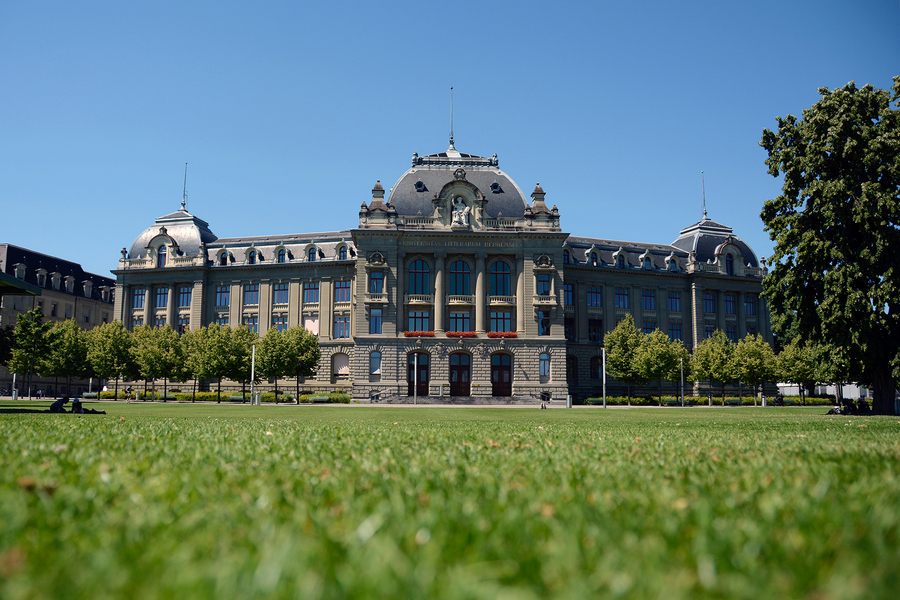
#> input picture 03_Module_3/01_course_material/figures/unibe.jpg, 900 x 600 px, found by its file name
$ jupyter execute --allow-errors Python_key_points_homework_ss.ipynb   (shell and % lines are left out)
#> lines starting #> are read from the running program, lines starting #| are printed output that depends on the picture; long printed decimals are rounded
# Homework: Python for machine learning and Data Analysis
#### Here are listed the most common Python & NumPy methods used in the course, as well as usage examples. This sheet doesn't contain extensive information. Please refer to the documentation for details.

Prepared by Mykhailo Vladymyrov,
Science IT Support, University of Bern, 2023

This work is licensed under <a href="https://creativecommons.org/share-your-work/public-domain/cc0/">CC0</a>.

When solving exercises, try not to use copypastig: by typing you reinforce your brain to learn better.

# 0. List, tuple, set, dict

[cell 1]
# A `tuple` can contain any number of any element and can't be modified
x_coordinates = (0, 1, 2, 3)

#               ^ ---------^ tuple is written in normal brackets

[cell 2]
# To see what any object is, it's a good idea to print it:
print(x_coordinates)

[cell 3]
# or just:
x_coordinates

[cell 4]
# As well as check it's type:
type(x_coordinates)

[cell 5]
# and available methods and properties
dir(x_coordinates)

[cell 6]
# the `__doc__` property often contains useful info
print(x_coordinates.__doc__)

 ---

[cell 7]
# Function len called on any collection — array like object — will return it's length

x_coordinates_length = len(x_coordinates)
print('length of the `x_coordinates` is', x_coordinates_length)

[cell 8]
print('Also it is handy to use so-called f-strings (formatted string): they allow to easily format the output:')
print(f'For example:\n\tlength of the `x_coordinates={x_coordinates}` is {x_coordinates_length}')

#     ^------- f before string marks an f-string

[cell 9]
# `list` is similar to `tuple`, but can be modified:

y_coordinates = [1, 1, 4]

#               ^ ---------^ list is written in square brackets

[cell 10]
# One can loop through elements of a collection:

for x in x_coordinates:
  print (x)

[cell 11]
# Or also obtain the index of the element:

for idx, y in enumerate(y_coordinates):
  print (f'y[{idx}] = {y}')

[cell 12]
# Several collections can be iterated together by zipping them:

for x, y in zip(x_coordinates, y_coordinates):
  print (x, y)

[cell 13]
# Elements of the list can be modified:
print(y_coordinates[0])
y_coordinates[0] = 0
print(y_coordinates[1])
print(y_coordinates)

[cell 14]
# `list` can be created from another collection:

x_coordinates = list(x_coordinates)
print(f'now `x_coordinates` is {type(x_coordinates)}')

[cell 15]
# Elements can be appended to a list


y_coordinates.append(9)
print(y_coordinates)

y_coordinates.append(16)
print(y_coordinates)

y_coordinates.append(25)
print(y_coordinates)

[cell 16]
# Extended with another list:
x_coordinates.extend([4, 5])

[cell 17]
# or added

all_numbers = x_coordinates + y_coordinates
print(all_numbers)

[cell 18]
# `set` - is a collection of unique elements:
unique_numbers = set(all_numbers)
print(unique_numbers)

[cell 19]
# `dictionary` is a collection where the values are assigned to unique keys and can be accessed by the key:

uptime_hours = {'jupyter': 10, 'chrome': 30}

[cell 20]
print(uptime_hours['jupyter'])

[cell 21]
# `list` comprehensions are a quick way to define a list:

y_coordinates = [x**2 for x in x_coordinates]
print(y_coordinates)

[cell 22]
# `set`:
values = {v%7 for v in y_coordinates}
print(values)

[cell 23]
# `dictionary`

x_at_y = {y:x for x, y in zip(x_coordinates, y_coordinates)}
print(x_at_y)
print(x_at_y[25])

# 1. Pyplot

[cell 24]
import matplotlib.pyplot as plt

[cell 25]
x_coordinates = list(range(6))
y_coordinates = [x**2 for x in x_coordinates]

[cell 26]
# Simple plot

plt.plot(x_coordinates, y_coordinates)

[cell 27]
# Scatter plot
plt.scatter(x_coordinates, y_coordinates, marker='x', color='b', s=10)

[cell 28]
# Scatter plot with axes range
plt.scatter(x_coordinates, y_coordinates, marker='x', color='b', s=10)
plt.xlim(0, 10)
plt.ylim(0, 10)

[cell 29]
# Plot with isotropic axes

plt.scatter(x_coordinates, y_coordinates, marker='x', color='b', s=10)

current_axis = plt.gca()
current_axis.set_aspect('equal')

[cell 30]
# Big plot, with details

plt.figure(figsize=(8,8))  # plot size

plt.plot(x_coordinates, y_coordinates)

plt.xlabel('x coordinate')
plt.ylabel('y coordinate')
plt.title('x=y^2')

plt.show()
plt.close()  # It is always a good idea to close the plot to save memory

[cell 31]
# Multiple plots can be combined with subplots:

fig, ax = plt.subplots(nrows=2, ncols=2, figsize=(8, 8))

ax[0][0].scatter(x_coordinates, y_coordinates, marker='x', color='b', s=30)
ax[0][1].scatter(x_coordinates, y_coordinates, marker='o', c=y_coordinates, s=30)

ax[1][0].plot(x_coordinates, y_coordinates)
ax[1][1].scatter(x_coordinates, y_coordinates, marker='^', c=y_coordinates, s=30, cmap=plt.cm.Accent)

plt.show()
plt.close()

[cell 32]
# To make a plot in 3D

fig = plt.figure(figsize=(8,8))
ax = fig.add_subplot(111, projection='3d')
z_coordinates = y_coordinates

ax.scatter3D(x_coordinates, y_coordinates, z_coordinates, marker='x', s=20)

plt.show()
plt.close()

# 1. NumPy

[cell 33]
import numpy as np

[cell 34]
# `numpy` arrays are similar to `list`s mutable containers with much richer functionality

[cell 35]
# Array-like objects can be converted to `numpy` array:
arr = np.array(x_coordinates)
print(arr)

[cell 36]
# Attribute `shape` shows the size of an array.
print(arr.shape)

[cell 37]
# Shape is a `tuple` because an array can have more than one dimension:

arr2d = np.asarray([[1,2,3], [4, 5, 6]])
print(arr2d)
print(arr2d.shape)  # last element of the shape - most inner dimension of the array

[cell 38]
# Multidimensional array can be reshaped to different a shape, preserving the total number of elements and their order

arr2d_r1 = arr2d.reshape((3, 2))
print(arr2d_r1)

[cell 39]
# or turned into 1-d with flatten method:

arr2d_1d = arr2d.flatten()
print(arr2d_1d, arr2d_1d.shape)

[cell 40]
# Slicing of an array:
# start:stop - elements from start (included) till stop (excluded)

print(arr[1:3])

[cell 41]
# Slicing of an array:
# start:stop:step - elements from start (included) till stop (excluded) with stride step

print(arr[1:6:2])

[cell 42]
# Similarly for a multidimensional array:
#
print(arr2d[0:1, 1:3])

[cell 43]
# `:` means take elements along the axis
#
print(arr2d[:, 1:3])

[cell 44]
# To take elements over several sequential axes - use ellipsis (...):
#
print(arr2d[..., 1:3])

[cell 45]
# To generate sequential integers (similar to `range`):
numbers = np.arange(0, 20, 2)
print(numbers)

[cell 46]
# For floating point values

x_coord = np.linspace(start=-1, stop=1, num=5)
print (x_coord)

[cell 47]
# Operations on the numpy arrays can be performed in a pythonic way:

y_coord = 2*x_coord**2 + 3

plt.plot(x_coord, y_coord)
plt.gca().set_aspect('equal')

---

[cell 48]
# To generate uniformly distributed random numbers:
rnd = np.random.uniform(0, 10, size=10)
print(rnd)
print(rnd.shape)

[cell 49]
# or normally distributed, 3D array:
rnd = np.random.normal(loc=0.5, scale=2, size=(3, 4, 5))
print(rnd)
print(rnd.shape)

[cell 50]
# Let's check distribution:
plt.hist(rnd.flatten(), 10);

[cell 51]
# Arrays statistics can be obtained like:
print('array `rnd` mean = ', rnd.mean())
print('array `rnd` standard deviation = ', rnd.std())
print('array `rnd` minimum = ', rnd.min())
print('array `rnd` maximum = ', rnd.max())
print('array `rnd` maximum 40th percentile= ', np.percentile(rnd, 40))

[cell 52]
# To get an element from a 1D array:
print(np.random.choice(arr))

[cell 53]
# or several elements:
mtx = np.random.choice(arr, size=(2,2))
print(mtx)

[cell 54]
# Matrix multiplication
np.dot([1, 2], mtx)  # can be also written as [1, 2]@ mtx

---

[cell 55]
# Sometimes it's needed to obtain a grid of values, given a set of values along each axis,
# e.g. for a grid search or visualization. `meshgrid` does it so


# define set of values along x, y axes
x_coords = np.linspace(0, 4.5, 10)      # 10 values between 0 and 45
y_coords = np.linspace(-10, -5.5, 10)   # 10 values between -10 and -6.5

# create the meshgrid
meshgrid_x, meshgrid_y = np.meshgrid(x_coords, y_coords)
print(meshgrid_x.shape, meshgrid_y.shape)  # all x, y coordinates of the mesh

[cell 56]
print(meshgrid_x)

[cell 57]
print(meshgrid_y)

[cell 58]
# To plot the points created by the meshgrid we need to flatten them:
x_coordinates = meshgrid_x.flatten()
y_coordinates = meshgrid_y.flatten()
index = np.arange(len(x_coordinates))

sc = plt.scatter(x_coordinates, y_coordinates, c=index, cmap=plt.cm.gist_earth)
plt.colorbar(sc, ax=plt.gca())

---

[cell 59]
# Arrays can be concatenated along a specific axis, provided the other dimensions are same

arr_1 = np.zeros(shape=(5, 3, 6))
arr_2 = np.ones(shape=(5, 4, 6))

print(arr_1.shape, arr_2.shape)
print(arr_1)
print(arr_2)

[cell 60]
arr_conc = np.concatenate((arr_1, arr_2), axis=1)

print(arr_conc.shape)

[cell 61]
# stack along new last axis
arr_stack = np.stack((arr_1, arr_2[:, :-1]), axis=-1)

print(arr_stack.shape)

[cell 62]
# Similarly to indexing one element, multiple elements of an array can be obtained
y = np.arange(6)**2
print(y)

print(f'y[2] = {y[2]}')
print(f'y[4] = {y[4]}')
print(f'y[[2,4]] = {y[[2,4]]}')

[cell 63]
# This can be useful to shuffle several arrays of elements coherently:

shuffled_indexes = np.random.permutation(len(y))
y_shuffled = y[shuffled_indexes]
print(f'{y}[{shuffled_indexes}] = {y_shuffled}')

[cell 64]
# Boolean arrays of the same dimensions can be used as masks
mask = [True, False, False, False, False, True]
print(f'{y}[{mask}] = {y[mask]}')

[cell 65]
# This is useful to select a group of elements:
mask_above_2 = y > 2
print(mask_above_2)

mask_less_17 = y <17
print(mask_less_17)

mask = mask_above_2 * mask_less_17  # elementwise `and` operation on Boolean numpy arrays
print(mask)

print('values between 2 and 17:', y[mask])

---

[cell 66]
# To get index of first smallest or largest element use `argmin` and `argmax`:

print(y_shuffled)

ixd_smallest = y_shuffled.argmin()
ixd_largest = y_shuffled.argmax()

print(f'index of smallest element: {ixd_smallest}. {y_shuffled}[{ixd_smallest}] = {y_shuffled[ixd_smallest]}')
print(f'index of largest element: {ixd_largest}. {y_shuffled}[{ixd_largest}] = {y_shuffled[ixd_largest]}')

[cell 67]
# Form a multidimensional array, or if more the one element has to be found - use argwhere:
coords_elements_above_3 = np.argwhere(rnd > 3)
print(coords_elements_above_3)

for i, j, k in coords_elements_above_3:
  print(f'rnd[{i}, {j}, {k}] = {rnd[i, j, k]}')

[cell 68]
# Transposing index groups allows to obtain index arrays for each axis
arr_i, arr_j, arr_k = coords_elements_above_3.T
print(arr_i)
print(arr_j)
print(arr_k)

# 2. Image

[cell 69]
# Loading an image from a file or a URL
from skimage import io

image = io.imread('https://github.com/neworldemancer/DSF5/raw/master/figures/unibe.jpg')
#> image is the input picture: shape (600, 900, 3); mean R, G, B 93.3, 118.7, 110
print(image.shape)
#| (600, 900, 3)

[cell 70]
# Display an image with pyplot
plt.imshow(image);
print(image[0:100,0:100,0:3])
#> (printed output is left out)

[cell 71]
# Any 2D map can be visualized similarly, e.g. a 2D histogram:

values = np.random.multivariate_normal([0, 0], [[1, 0.3],[ 0.3, 0.2]], size=1000)
plt.scatter(*values.T, s=5)

h, bx, by = np.histogram2d(*values.T, bins = 20)
plt.show()

plt.imshow(h, origin='lower')
plt.show()
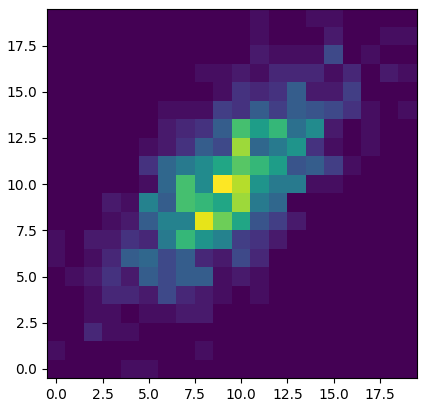
#> figure drawn by matplotlib, 1 panel
#> the sliders are set to 

# 3. Object methods

Methods of objects are called by writing object_name.method_name similarly to how we do for modules:

```xx.yy(smth=value, smth2=v0)```

E.g. `plt.plot` and `np.max` - method of modules `plt` and `np`; `arr_i.max` - method of object `arr_i`.

When you start typing anything in the brackets or press `Shift + Tab` in Colab or Jupyter - a `__doc__` string of the function will be shown. You can see all the parameters, their description, and often examples. Don't even need to google it;)

# 4. Interactive & Animation

[cell 72]
from ipywidgets import interact

#> (a cell that did not finish here is left out)

The function above is called on each parameter update. This means, that if the function takes too long to compute such an approach might be not usable.

Animation serves a similar purpose, but all frames are pre-rendered. It is fast for visualization, but can take long to render all frames, and will have a large memory footprint with many frames.

[cell 74]
from matplotlib import animation
plt.rcParams["animation.html"] = "jshtml"  # for matplotlib 2.1 and above, uses JavaScript

[cell 75]
# cell magic `capture` suppresses output of this cell

f = lambda x, a: a*x+1
x0 = -10
x1 = 10

a = 0
y0 = f(x0, a)
y1 = f(x1, a)

fig = plt.figure()
lines = plt.plot( [x0, x1], [y0, y1])

plt.gca().set_aspect('equal')
plt.xlim(-10, 10)
plt.ylim(-10, 10)
plt.grid(True)


def animate(i):
    a = 0.1 * i
    y0 = f(x0, a)
    y1 = f(x1, a)

    l = lines[0]
    l.set_data([x0, x1], [y0, y1])
    return lines

ani = animation.FuncAnimation(fig, animate, frames=10)
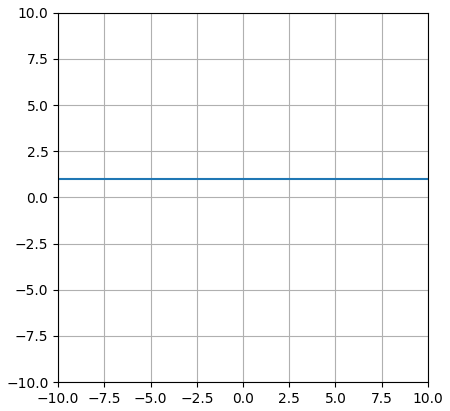
#> figure drawn by matplotlib, 1 panel

[cell 76]
# Show animation
ani

# 5.Exercises:

1. create a list of names and list of ages
2. make a dictionary using dictionary comprehension from these lists

3. convert ages to np.array
4. find biggest values, and it's index

5. download an image from the URL
6. crop any area 100x100 pixels, all channels
7. flatten and plot histogram
8. find the value of the darkest and brightest pixel
9. find the coordinates and channel of the brightest pixel value

10. find all unique pixel values with a set
11. create arrays of x and y coordinates of all pixels with meshgrid
12. make a 3D surface plot of red channel values (z) with plot_surface.

13. find all elements in the green channel smaller than the 30th percentile
14. set corresponding elements in the red channel to 255, show the image

15. make an interactive plot that crops a 100x100 area at coordinates given by a slider

16. make an animation of 13-14 animating the resulting image with percentiles 9,10, ...90, 95

[cell 77]
#exercises 1 -4
names = ['Sebi','Milla','Miachel','Benjamin','Joel']#names
ages = [30,29,31,32,31]#ages

# `dictionary`

#creating a dictionary containg names as keys with agesa asigned vaklues
age_at_name = {name:age for age, name in zip(ages, names)}
print(age_at_name)

#converting ages to a np array
ages_arr = np.array(ages)


idx_max_ages = ages_arr.argmax()# index of max vaklue of ages
max_agess = ages_arr[idx_max_ages]#max vaule, from index returned

print(f'max ages is {max_agess}, at index {idx_max_ages}, {names[idx_max_ages]}')#prints results

[cell 78]
#exercises 5 download an image from the URL

# Loading an image from a file or a URL
from skimage import io

#> (the rest of this cell did not finish here and is left out)

[cell 79]
#cropped image
image_corp = image[400:500,400:500,0:3]
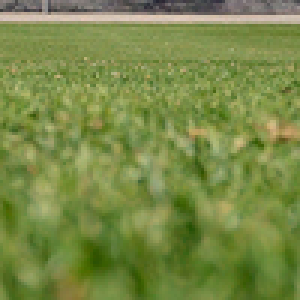
#> image_corp: shape (100, 100, 3) (shown 3 times larger); mean R, G, B 120.9, 137.2, 70.6
print(image_corp.shape)
#| (100, 100, 3)
#print(image_corp)
plt.imshow(image_corp);

[cell 80]
image_Crop_intens = np.sum(image_corp, axis = 2)
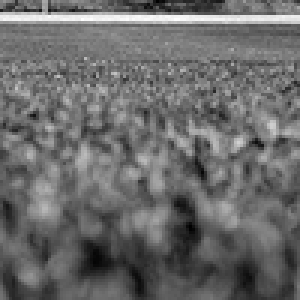
#> image_Crop_intens: shape (100, 100) uint64 (shown 3 times larger); min 117, max 622, mean 328.7; drawn with min black and max white
image_crop_max = image_Crop_intens.max()
#> image_crop_max = 622
image_crop_min = image_Crop_intens.min()
#> image_crop_min = 117

idx_image_min = np.argwhere(image_Crop_intens == image_crop_min)
#> idx_image_min = [[75, 63]]
idx_image_max = np.argwhere(image_Crop_intens == image_crop_max)
#> idx_image_max = [[6, 27]]

print(image_Crop_intens.shape)
#| (100, 100)
print(image_crop_max,image_crop_min)
#| 622 117
print(idx_image_min)
#| [[75 63]]
print(idx_image_max)
#| [[ 6 27]]


print(image_corp[idx_image_min[0,0],idx_image_min[0,1]])
#| [38 79  0]
#> (the rest of this cell did not finish here and is left out)

[cell 81]
plt.hist(image_corp.flatten(),20)
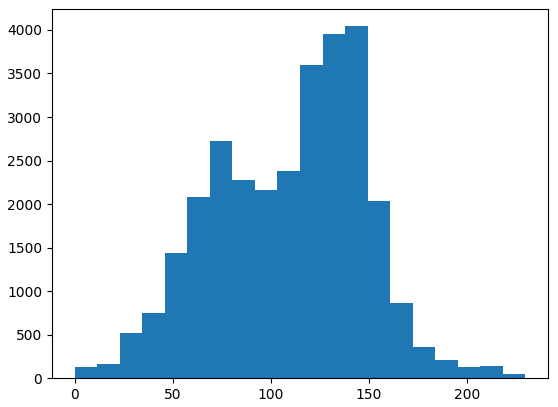
#> figure drawn by matplotlib, 1 panel; tallest bar 4043 high, from x = 138 to 149.5

[cell 82]
# Arrays statistics can be obtained like:
print('array `rnd` mean = ', image_corp.flatten().mean())
#| array `rnd` mean =  109.555
print('array `rnd` standard deviation = ', image_corp.flatten().std())
#| array `rnd` standard deviation =  38.345
print('array `rnd` minimum = ', image_corp.flatten().min())
#| array `rnd` minimum =  0
print('array `rnd` maximum = ', image_corp.flatten().max())
#| array `rnd` maximum =  230
idx_image_min = np.argwhere(image_corp == image_corp.min())
#> idx_image_min = 16 rows, first 8: [69, 2, 2], [75, 63, 2], [84, 31, 2], [85, 31, 2], [86, 29, 2], [86, 30, 2], [86, 31, 2], [87, 29, 2]
idx_image_max = np.argwhere(image_corp == image_corp.max())
#> idx_image_max = [[6, 27, 0]]
print(idx_image_min,idx_image_max)
#> (printed output is left out)

a = idx_image_min[0]
#> a = [69, 2, 2]
b = idx_image_min[1]
#> b = [75, 63, 2]
c = idx_image_max[0]
#> c = [6, 27, 0]

print(image_corp[a[0],a[1],a[2]])
#| 0
print(image_corp[b[0],b[1],b[2]])
#| 0
print(image_corp[c[0],c[1],c[2]])
#| 230

red = image_corp[:,:,0]
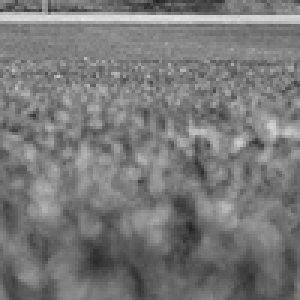
#> red: shape (100, 100) (shown 3 times larger); min 36, max 230, mean 120.9
green = image_corp[:,:,1]
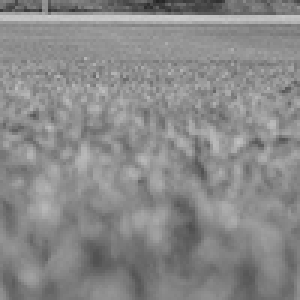
#> green: shape (100, 100) (shown 3 times larger); min 36, max 204, mean 137.2
blue = image_corp[:,:,2]
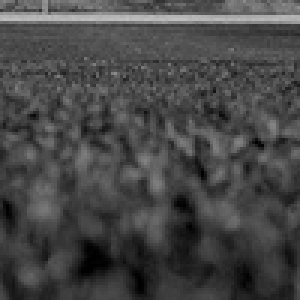
#> blue: shape (100, 100) (shown 3 times larger); min 0, max 192, mean 70.6

[cell 83]
# `set` - is a collection of unique elements:
unique_values = set(image_corp.flatten())
#> unique_values = 228 items
print(unique_values)
#> (printed output is left out)

[cell 84]
import matplotlib.pyplot as plt
import numpy as np

from matplotlib import cm
from matplotlib.ticker import LinearLocator

fig, ax = plt.subplots(subplot_kw={"projection": "3d"})

# Make data.
x_cor_pix = np.arange(400,500,1)
y_cor_pix = np.arange(400,500,1)
meshgrid_x, meshgrid_y = np.meshgrid(x_cor_pix, y_cor_pix)
Z = green

# Plot the surface.
surf = ax.plot_surface(meshgrid_x, meshgrid_y, Z, cmap=cm.coolwarm,
                       linewidth=0, antialiased=False)
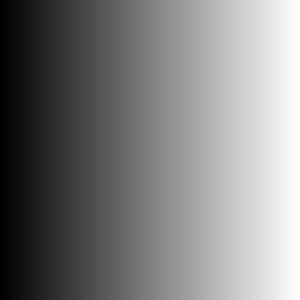
#> meshgrid_x: shape (100, 100) int64 (shown 3 times larger); min 400, max 499, mean 449.5; drawn with min black and max white

# Customize the z axis.
#ax.set_zlim(-1.01, 1.01)
ax.zaxis.set_major_locator(LinearLocator(10))
# A StrMethodFormatter is used automatically
ax.zaxis.set_major_formatter('{x:.02f}')

# Add a color bar which maps values to colors.
fig.colorbar(surf, shrink=0.5, aspect=5)

plt.show()
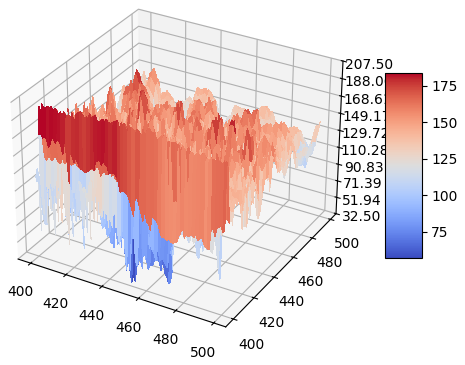
#> figure drawn by matplotlib, 2 panels

[cell 85]
print('array image_corp 30th percentile= ', np.percentile(image_corp.flatten(), 30))
green_30prentil_index = np.argwhere(green<np.percentile(image_corp.flatten(), 30))
#> green_30prentil_index = 172 pairs, first value 0 to 91, second value 0 to 99
red_filtred = np.where(green>=np.percentile(image_corp.flatten(), 30),red, 255)

image_croped_red_filtred = np.stack((red_filtred,green,blue),axis=2)
#> the sliders are set to 
print(image_croped_red_filtred.shape)
